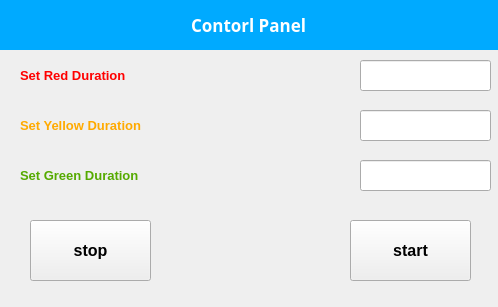
<?xml version="1.0" encoding="UTF-8"?>
<ui version="4.0">
 <class>control</class>
 <widget class="QMainWindow" name="control">
  <property name="geometry">
   <rect>
    <x>0</x>
    <y>0</y>
    <width>498</width>
    <height>307</height>
   </rect>
  </property>
  <property name="windowTitle">
   <string>MainWindow</string>
  </property>
  <widget class="QWidget" name="centralwidget">
   <widget class="QLineEdit" name="red">
    <property name="geometry">
     <rect>
      <x>360</x>
      <y>60</y>
      <width>131</width>
      <height>31</height>
     </rect>
    </property>
   </widget>
   <widget class="QLabel" name="label">
    <property name="geometry">
     <rect>
      <x>20</x>
      <y>60</y>
      <width>321</width>
      <height>31</height>
     </rect>
    </property>
    <property name="font">
     <font>
      <pointsize>10</pointsize>
      <weight>75</weight>
      <bold>true</bold>
     </font>
    </property>
    <property name="styleSheet">
     <string notr="true">color: rgb(255, 0, 0);</string>
    </property>
    <property name="text">
     <string>Set Red Duration</string>
    </property>
    <property name="alignment">
     <set>Qt::AlignLeading|Qt::AlignLeft|Qt::AlignVCenter</set>
    </property>
   </widget>
   <widget class="QLabel" name="label_2">
    <property name="geometry">
     <rect>
      <x>-7</x>
      <y>-1</y>
      <width>511</width>
      <height>51</height>
     </rect>
    </property>
    <property name="font">
     <font>
      <family>幼圆</family>
      <pointsize>13</pointsize>
      <weight>75</weight>
      <bold>true</bold>
     </font>
    </property>
    <property name="styleSheet">
     <string notr="true">background-color: rgb(0, 170, 255);
color: rgb(255, 255, 255);</string>
    </property>
    <property name="text">
     <string>Contorl Panel</string>
    </property>
    <property name="alignment">
     <set>Qt::AlignCenter</set>
    </property>
   </widget>
   <widget class="QPushButton" name="stop">
    <property name="geometry">
     <rect>
      <x>30</x>
      <y>220</y>
      <width>121</width>
      <height>61</height>
     </rect>
    </property>
    <property name="font">
     <font>
      <pointsize>12</pointsize>
      <weight>75</weight>
      <bold>true</bold>
     </font>
    </property>
    <property name="text">
     <string>stop</string>
    </property>
   </widget>
   <widget class="QPushButton" name="start">
    <property name="geometry">
     <rect>
      <x>350</x>
      <y>220</y>
      <width>121</width>
      <height>61</height>
     </rect>
    </property>
    <property name="font">
     <font>
      <pointsize>12</pointsize>
      <weight>75</weight>
      <bold>true</bold>
     </font>
    </property>
    <property name="text">
     <string>start</string>
    </property>
   </widget>
   <widget class="QLabel" name="label_3">
    <property name="geometry">
     <rect>
      <x>20</x>
      <y>110</y>
      <width>331</width>
      <height>31</height>
     </rect>
    </property>
    <property name="font">
     <font>
      <pointsize>10</pointsize>
      <weight>75</weight>
      <bold>true</bold>
     </font>
    </property>
    <property name="styleSheet">
     <string notr="true">color: rgb(255, 170, 0);</string>
    </property>
    <property name="text">
     <string>Set Yellow Duration</string>
    </property>
    <property name="alignment">
     <set>Qt::AlignLeading|Qt::AlignLeft|Qt::AlignVCenter</set>
    </property>
   </widget>
   <widget class="QLineEdit" name="yellow">
    <property name="geometry">
     <rect>
      <x>360</x>
      <y>110</y>
      <width>131</width>
      <height>31</height>
     </rect>
    </property>
   </widget>
   <widget class="QLabel" name="label_4">
    <property name="geometry">
     <rect>
      <x>20</x>
      <y>160</y>
      <width>331</width>
      <height>31</height>
     </rect>
    </property>
    <property name="font">
     <font>
      <pointsize>10</pointsize>
      <weight>75</weight>
      <bold>true</bold>
     </font>
    </property>
    <property name="styleSheet">
     <string notr="true">color:rgb(85, 170, 0)</string>
    </property>
    <property name="text">
     <string>Set Green Duration</string>
    </property>
    <property name="alignment">
     <set>Qt::AlignLeading|Qt::AlignLeft|Qt::AlignVCenter</set>
    </property>
   </widget>
   <widget class="QLineEdit" name="green">
    <property name="geometry">
     <rect>
      <x>360</x>
      <y>160</y>
      <width>131</width>
      <height>31</height>
     </rect>
    </property>
   </widget>
  </widget>
 </widget>
 <resources/>
 <connections/>
</ui>
